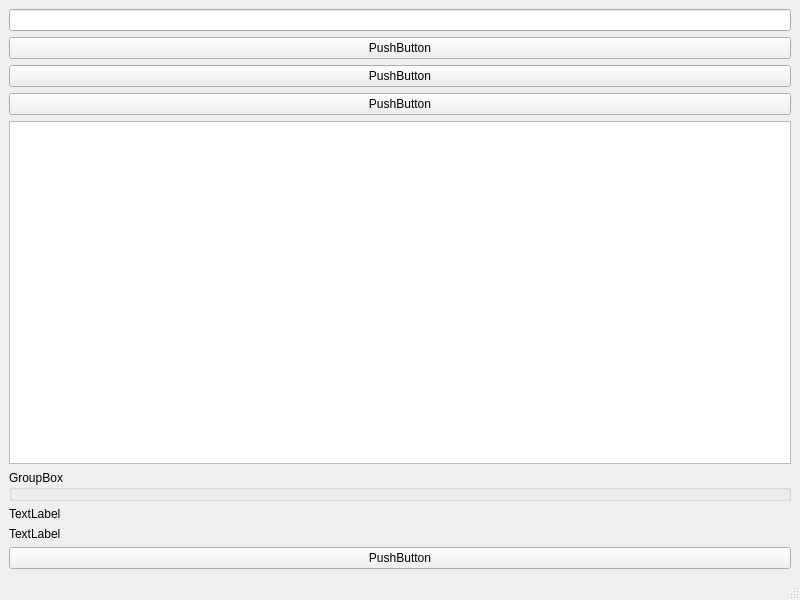
<?xml version="1.0" encoding="UTF-8"?>
<ui version="4.0">
 <class>MainWindow</class>
 <widget class="QMainWindow" name="MainWindow">
  <property name="geometry">
   <rect>
    <x>0</x>
    <y>0</y>
    <width>800</width>
    <height>600</height>
   </rect>
  </property>
  <property name="windowTitle">
   <string>MainWindow</string>
  </property>
  <widget class="QWidget" name="centralwidget">
   <layout class="QVBoxLayout" name="verticalLayout">
    <item>
     <widget class="QLineEdit" name="lineEdit_filePath">
      <property name="text">
       <string/>
      </property>
     </widget>
    </item>
    <item>
     <widget class="QPushButton" name="selectFileButton">
      <property name="text">
       <string>PushButton</string>
      </property>
     </widget>
    </item>
    <item>
     <widget class="QPushButton" name="compressButton">
      <property name="text">
       <string>PushButton</string>
      </property>
     </widget>
    </item>
    <item>
     <widget class="QPushButton" name="decompressButton">
      <property name="text">
       <string>PushButton</string>
      </property>
     </widget>
    </item>
    <item>
     <widget class="QTextEdit" name="textEdit_status"/>
    </item>
    <item>
     <widget class="QGroupBox" name="groupBox_results">
      <property name="title">
       <string>GroupBox</string>
      </property>
     </widget>
    </item>
    <item>
     <widget class="QLabel" name="label_originalSize">
      <property name="text">
       <string>TextLabel</string>
      </property>
     </widget>
    </item>
    <item>
     <widget class="QLabel" name="label_compressedSize">
      <property name="text">
       <string>TextLabel</string>
      </property>
     </widget>
    </item>
    <item>
     <widget class="QPushButton" name="showTreeButton">
      <property name="text">
       <string>PushButton</string>
      </property>
     </widget>
    </item>
   </layout>
  </widget>
  <widget class="QMenuBar" name="menubar">
   <property name="geometry">
    <rect>
     <x>0</x>
     <y>0</y>
     <width>800</width>
     <height>26</height>
    </rect>
   </property>
  </widget>
  <widget class="QStatusBar" name="statusbar"/>
 </widget>
 <resources/>
 <connections/>
</ui>
